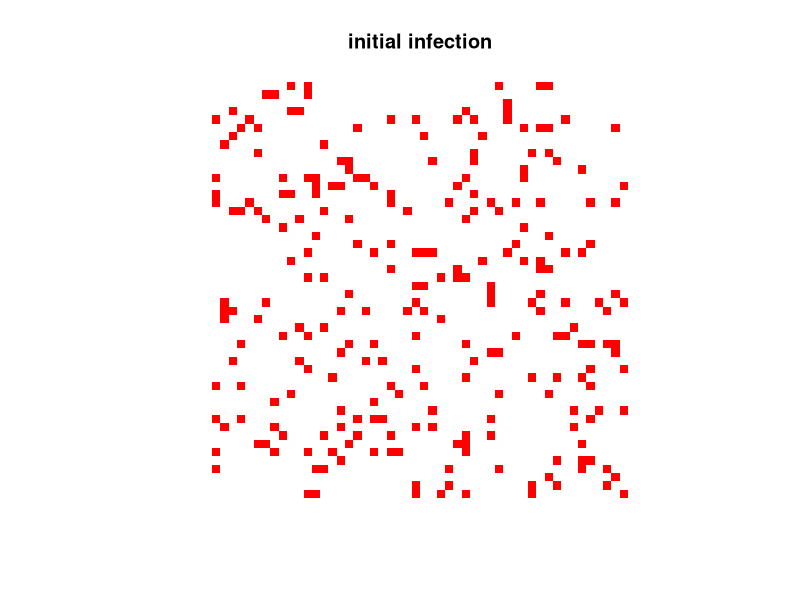
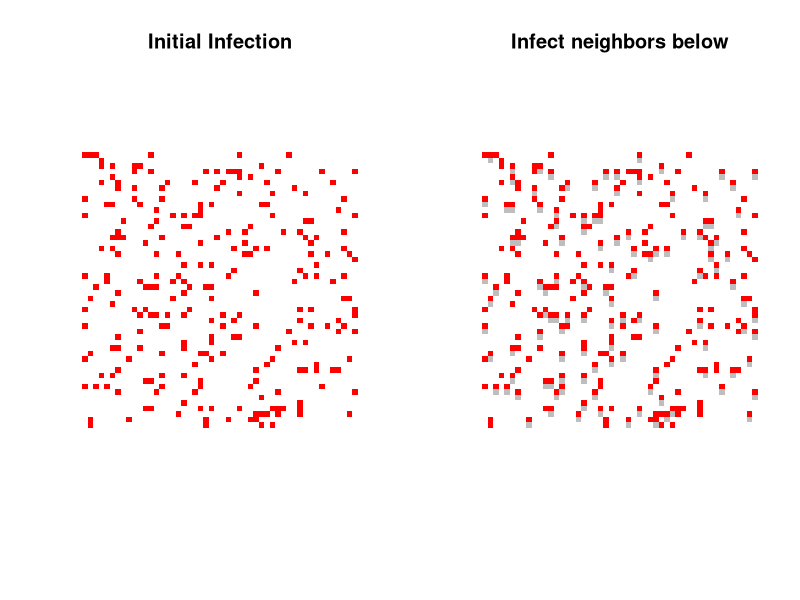
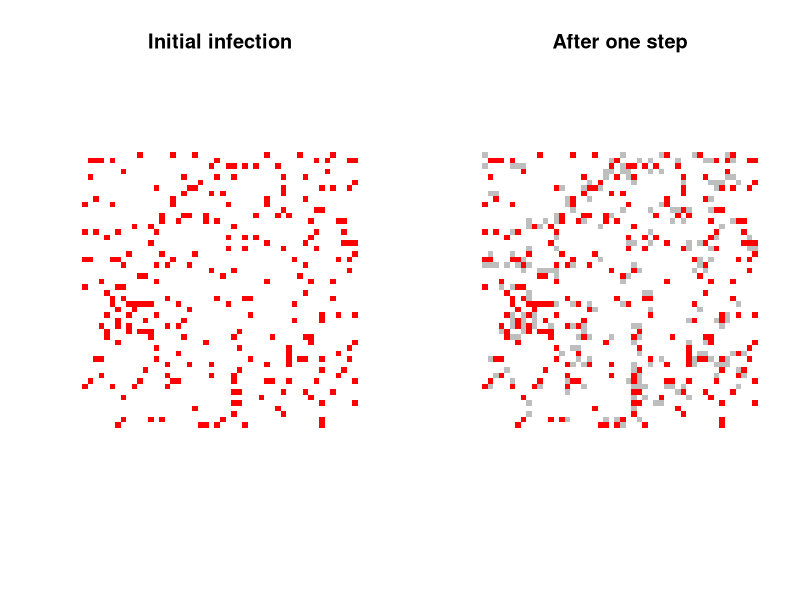

Write the R code that produced these figures, in order.
## ---- chunk 1
initialize_grid <- function(rows, cols, proportion = 0.1) {
  # calculate total # of cells & number of people infected
  total_cells <- rows * cols
  num_infected <- round(total_cells * proportion)
  
  # use those to create vector
  initial_states <- c(rep(1, num_infected), rep(0, total_cells - num_infected))
  
  # shuffle the vector to randomize data
  initial_states <- sample(initial_states)
  
  # convert the vector to a matrix to represent a grid, return
  grid <- matrix(initial_states, nrow = rows, ncol = cols)
  grid
}

# test data - show small array for now then plot in the next question 
simulation_grid_test <- initialize_grid(rows = 10, cols = 10, proportion = 0.1)
simulation_grid_test

## ---- chunk 2

plot_simulation_grid <- function(grid, title = "Simulation Grid") {
  # colors for each state: susceptible (0), infected (1), removed (2)
  state_colors <- c("white", "grey", "red")
  
  # ensure the grid is transposed (mandatory for the image function)
  transposed_grid <- t(grid)
  
  # plot the grid without axes and w/ aspect ratio 1
  image(1:ncol(transposed_grid), 1:nrow(transposed_grid), transposed_grid, col = state_colors, axes = FALSE, xlab = '', ylab = '', asp = 1, main = title)
}

  # initialize an 80x80 grid with a 10% infection rate
simulation_grid <- initialize_grid(rows = 50, cols = 50, proportion = 0.1)

# verify the number of each state in the grid
table(simulation_grid)

# plot the grid
plot_simulation_grid(simulation_grid, "initial infection")
## ---- chunk 3
# initialize the grid w/ a small proportion of infected cells
set.seed(492)  # for reproducibility
initial_grid <- initialize_grid(rows = 50, cols = 50, proportion = 0.1)

# generate a close contact matrix for cells above/below the infected cells
prob_infect = 0.5  # have rng decide above or below
cc_below <- matrix(sample(c(FALSE, TRUE), size = (nrow(initial_grid) - 1) * ncol(initial_grid), replace = TRUE, prob = c(1 - prob_infect, prob_infect)), nrow = nrow(initial_grid) - 1, ncol = ncol(initial_grid))

# determine new infections based on contact, only below infected cells
new_infections_below <- (initial_grid[-1, ] == 1) & cc_below

# update the grid with new infections
updated_grid <- initial_grid
updated_grid[-nrow(updated_grid), ][new_infections_below] <- 1

# change the state of previously infected cells to removed
updated_grid[initial_grid == 1] <- 2

# plot the initial and updated grids side by side
par(mfrow = c(1, 2))
plot_simulation_grid(initial_grid, "Initial Infection")
plot_simulation_grid(updated_grid, "Infect neighbors below")

## ---- chunk 4
# function to perform just 1 infection step
infect_neighbors <- function(grid, prob_infect = 0.125) {
  # seed the random number generator for reproducibility in this example
  set.seed(492)

  # generate random close contact boolean matrices for each direction
  cc_right <- matrix(sample(c(FALSE, TRUE), size = nrow(grid) * (ncol(grid) - 1), replace = TRUE, prob = c(1 - prob_infect, prob_infect)), nrow = nrow(grid))
  cc_left <- cc_right  # same dimensions for left
  cc_up <- matrix(sample(c(FALSE, TRUE), size = (nrow(grid) - 1) * ncol(grid), replace = TRUE, prob = c(1 - prob_infect, prob_infect)), ncol = ncol(grid))
  cc_down <- cc_up  # same dimensions for down
  cc_diag <- matrix(sample(c(FALSE, TRUE), size = (nrow(grid) - 1) * (ncol(grid) - 1), replace = TRUE, prob = c(1 - prob_infect, prob_infect)), nrow = nrow(grid) - 1)
  
  # create a copy of the grid to update with new infections
  xnew <- grid
  
  # infect right/left/up/down neighbors
  xnew[, -ncol(grid)][cc_right & grid[, -1] == 1] <- 1
  xnew[, -1][cc_left & grid[, -ncol(grid)] == 1] <- 1
  xnew[-1, ][cc_up & grid[-nrow(grid), ] == 1] <- 1
  xnew[-nrow(grid), ][cc_down & grid[-1, ] == 1] <- 1
  
  # infect diagonal neighbors
  xnew[-1, -1][cc_diag & grid[-nrow(grid), -ncol(grid)] == 1] <- 1
  xnew[-1, -ncol(grid)][cc_diag & grid[-nrow(grid), -1] == 1] <- 1
  xnew[-nrow(grid), -1][cc_diag & grid[-1, -ncol(grid)] == 1] <- 1
  xnew[-nrow(grid), -ncol(grid)][cc_diag & grid[-1, -1] == 1] <- 1
  
  # remove those who were formerly infected on the previous step
  xnew[grid == 1] <- 2
  
  xnew
}

# set up the plotting area for two side-by-side plots
par(mfrow = c(1, 2))

# initialize the grid with a small proportion of infected cells
initial_grid <- initialize_grid(rows = 50, cols = 50, proportion = 0.1)

# run the infection step function
updated_grid <- infect_neighbors(initial_grid)

# plot initial and updated grid
plot_simulation_grid(initial_grid, "Initial infection")
plot_simulation_grid(updated_grid, "After one step")

